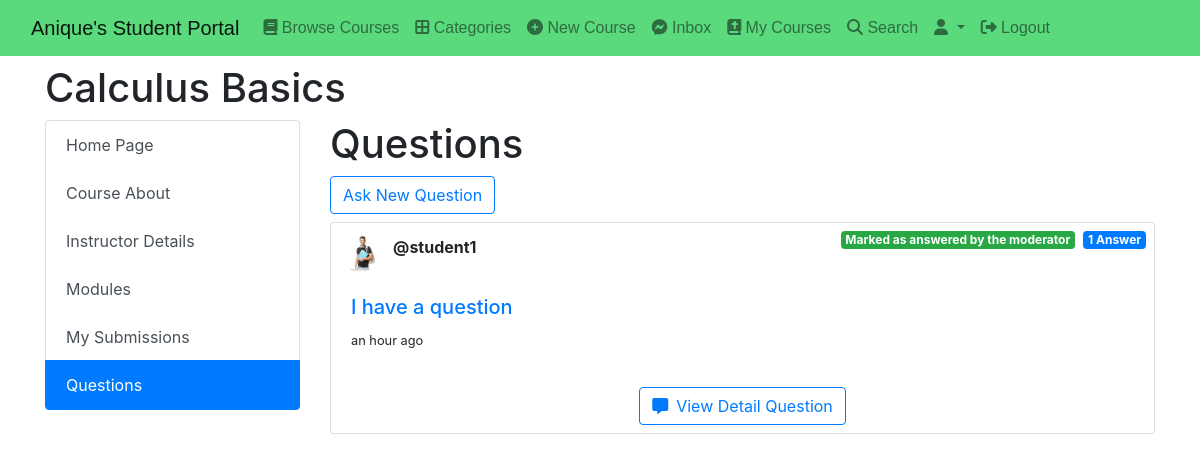
Page /course/891243c0a2464c178c15fe0fdb6f9c8d/questions on the committed database.
### classroom/models.py (models this page shows, shortened)
class Course(models.Model):
    id = models.UUIDField(primary_key=True, default=uuid.uuid4, editable=False)
    announcements = models.ManyToManyField(Announcement)
    picture = models.ImageField(upload_to=course_directory_path)
    title = models.CharField(max_length=100, verbose_name='Title')
    description = models.TextField()
    category = models.ForeignKey(Category, on_delete=models.CASCADE)
    syllabus = RichTextField()
    user = models.ForeignKey(
        User, on_delete=models.CASCADE, related_name='course_owner')
    enrolled = models.ManyToManyField(User)
    modules = models.ManyToManyField(Module)
    questions = models.ManyToManyField(CourseQuestion)
    created_at = models.DateTimeField(auto_now_add=True)

### question/models.py (models this page shows, shortened)
class CourseQuestion(models.Model):
    user = models.ForeignKey(
        User, on_delete=models.CASCADE, related_name='question_user')
    title = models.CharField(max_length=600)
    body = RichTextField()
    created_at = models.DateTimeField(auto_now_add=True)
    updated_at = models.DateTimeField(auto_now_add=True)
    has_accepted_answer = models.BooleanField(default=False)
    def get_answer_count(self):
        return CourseAnswer.objects.filter(question=self).count()

### authy/models.py (models this page shows, shortened)
class Profile(models.Model):
	user = models.OneToOneField(User, on_delete=models.CASCADE, related_name='profile')
	full_name = models.CharField(max_length=50, null=True, blank=True)
	location = models.CharField(max_length=50, null=True, blank=True)
	url = models.CharField(max_length=80, null=True, blank=True)
	profile_info = models.TextField(max_length=1500, null=True, blank=True)
	created = models.DateField(auto_now_add=True)
	picture = models.ImageField(upload_to=user_directory_path_profile, blank=True, null=True, verbose_name='Picture')
	banner = models.ImageField(upload_to=user_directory_path_banner, blank=True, null=True, verbose_name='Banner')

### question/views.py (the view)
# urls.py: path("<course_id>/questions", course_questions, name='course-questions'),
def course_questions(request, course_id):
    course = get_object_or_404(Course, id=course_id)
    questions = course.questions.all().order_by("-created_at")
    default_page = 1
    page = request.GET.get('page', default_page)
    questions_per_page = 3
    paginator = Paginator(questions, questions_per_page)
    try:
        questions_page = paginator.page(page)
    except PageNotAnInteger:
        questions_page = paginator.page(default_page)
    except EmptyPage:
        questions_page = paginator.page(paginator.num_page)
    context = {
        "questions_page": questions_page,
        "course": course,
    }
    return render(request, 'question/course_questions.html', context)

### direct/views.py (called while the page is built)
def directs_count(request):
    directs_count = 0
    if request.user.is_authenticated:
        directs_count = Message.objects.filter(user=request.user,is_read=False).count()
    return {'directs_count':directs_count}

### student_portal/templates/question/course_questions.html (shortened to what this page needs)
{% extends 'base.html' %} {% load static %} {% load humanize %}
{% block content %}
<div class="container mt-2">
  <h1>{{course.title}}</h1>
  <div class="row">
    <div class="col-3">{% include 'side_panel.html' %}</div>
    <div class="col-9">
      <div>
        <h1>Questions</h1>
        {% if request.user != course.user %}
        <a
          href="{% url 'new-course-question' course.id %}"
          class="btn btn-outline-primary mb-2"
          >Ask New Question</a
        >
        {% endif %} {% if questions_page.object_list.count == 0 %}
        <div class="alert alert-primary" role="alert">No questions</div>
        {% else %} {% for question in questions_page %}
        <div class="card mb-2">
          <div>
            {% if question.user.profile.picture %}
            <img
              class="card-img-right rounded-circle img-fluid p-lg-1 mt-2"
              style="height: 1%; width: 7%"
              src="{{question.user.profile.picture.url}}"
              alt="Card image cap"
            />
            {% endif %}
            <strong>@{{question.user.username}}</strong>
            {% if question.get_answer_count == 1 %}
            <span class="badge badge-primary float-end mt-2 mr-2"
              >{{question.get_answer_count}} Answer</span
            >
            {% elif question.get_answer_count >= 1 %}
            <span class="badge badge-primary float-end mt-2 mr-2"
              >{{question.get_answer_count}} Answers</span
            >{% else %}
            <span class="badge badge-danger float-end mt-2 mr-2"
              >Unanswered</span
            >
            {% endif %} {% if question.has_accepted_answer %}
            <span class="badge badge-success float-end mt-2 mr-2"
              >Marked as answered by the moderator</span
            >{% endif %}
            <div class="card-body">
              <h5>
                <a
                  href="{% url 'course-question-detail' course.id question.id %}"
                  >{{question.title}}</a
                >
              </h5>
              <p><small>{{question.created_at|naturaltime}}</small></p>
            </div>
            <div class="text-center">
              <a
                href="{% url 'course-question-detail' course.id question.id %}"
                class="btn btn-outline-primary mb-2"
                ><i class="fa-solid fa-message pr-2"></i>View Detail Question</a
              >
            </div>
          </div>
        </div>
        {% endfor %} {% endif %}
      </div>
    </div>
     {% endblock content %}

### rows in the picture
Course: title "Calculus Basics"
CourseQuestion: user.profile.picture (placeholder picture), user.username "student1", get_answer_count "1", has_accepted_answer "Marked as answered by the moderator", title "I have a question", created_at "an hour ago"
